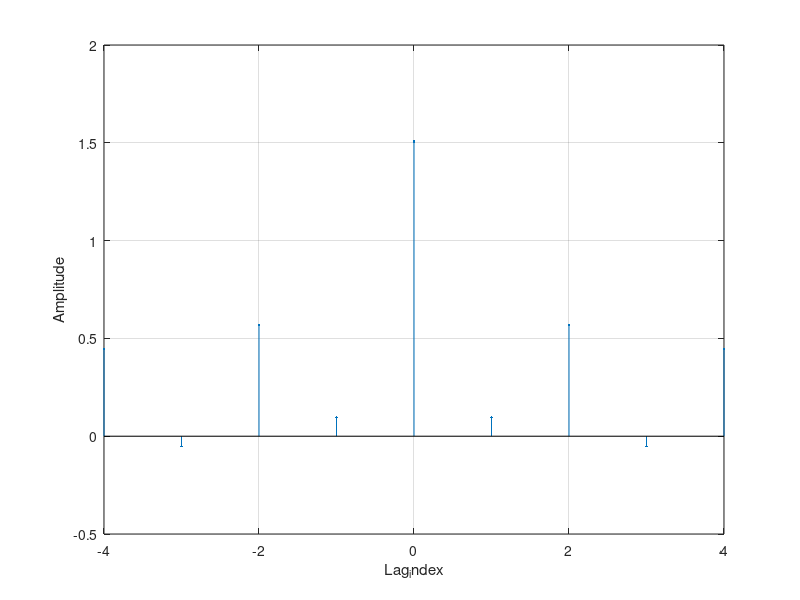

Write MATLAB code to recreate this figure.
N = input('Length of sequence = '); n = 0:N-1;
x = exp(-0.8*n);
y = rand(1,N)-0.5+x;
n1 = length(x)-1;
r = conv(y,fliplr(y));
k = (-n1):n1;
stem(k,r,'.');
xlabel('Lag_index'); ylabel('Amplitude');
grid on;